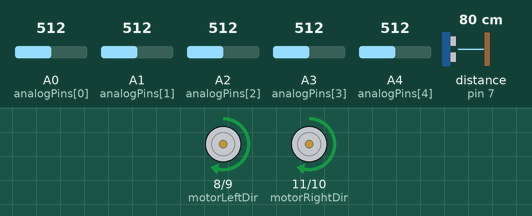
Recording of a sketch running on a simulated Arduino Uno, built with avr-gcc and run on an emulated ATmega328P. On the bench: direction and speed pins drawn as motors (green arrow = direction pin HIGH = forward, orange = LOW = backward, longer = more drive). Wiring (inferred from the names in the program): ultrasonic range finder: trigger pin 6; echo pin 7. The test bench sets the inputs (shaded band); at power-on: distance to the obstacle (sensor on pin 7) 80 cm, A0 (analogPins[0]) = 512, A4 (analogPins[4]) = 512, A1 (analogPins[1]) = 512, A2 (analogPins[2]) = 512, A3 (analogPins[3]) = 512. The echo pulse lasts 58.3 µs per cm.

Above: at 1.2 s.
1.3 s: distance to the obstacle (sensor on pin 7) set to 12 cm
2.8 s: distance to the obstacle (sensor on pin 7) set to 9 cm
At 3.7 s:
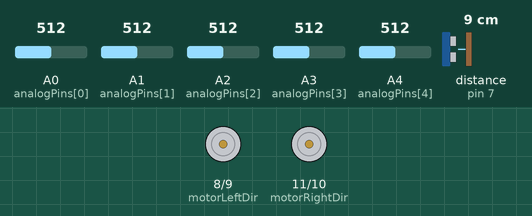
4.3 s: distance to the obstacle (sensor on pin 7) set to 18 cm
At 4.8 s:
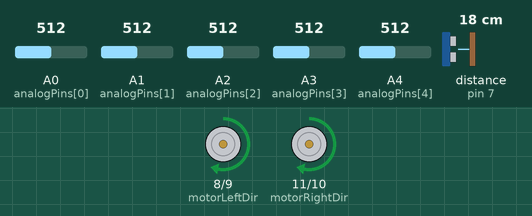
5.8 s: A0 (analogPins[0]) set to 716
At 6.3 s:
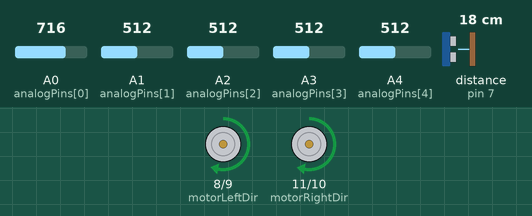
7.3 s: A4 (analogPins[4]) set to 716
At 8.1 s:
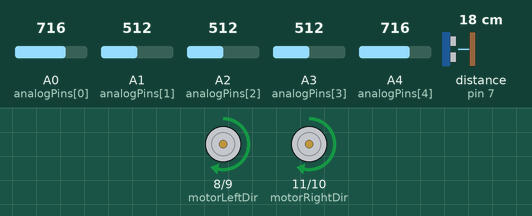
8.8 s: distance to the obstacle (sensor on pin 7) set to 2 cm
At 9.4 s:
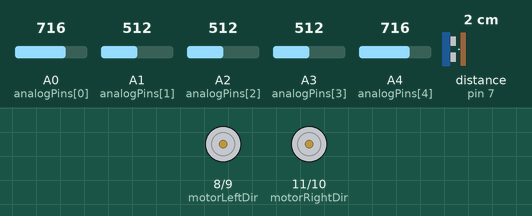
Timing chart, 0 to 11.3 s (numbered marks = the images above; inputs shaded):
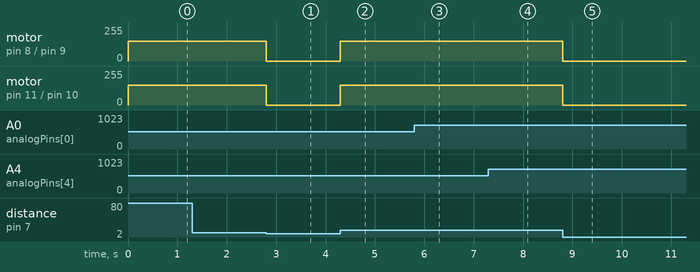

The sketch:

main-pd.ino
```cpp
// Constants
const int numSensors = 5;
const int analogPins[numSensors] = {A0, A1, A2, A3, A4}; // Sensor pins
const int sonarTrig = 6; // Sonar trigger pin
const int sonarEcho = 7; // Sonar echo pin
const int motorLeftPWM = 9; // Left motor PWM pin
const int motorRightPWM = 10; // Right motor PWM pin
const int motorLeftDir = 8; // Left motor direction pin
const int motorRightDir = 11; // Right motor direction pin

// PD Controller Parameters
float Kp = 1.0; // Proportional gain
float Kd = 0.5; // Derivative gain
float previousError = 0.0;

// Other Variables
int sensorValues[numSensors] = {0};
int sensorWeights[numSensors] = {-2, -1, 0, 1, 2}; // Weight values
float linePosition = 0.0;
float error = 0.0;
float PD_output = 0.0;

void setup() {
  // Initialize pins
  pinMode(sonarTrig, OUTPUT);
  pinMode(sonarEcho, INPUT);
  pinMode(motorLeftPWM, OUTPUT);
  pinMode(motorRightPWM, OUTPUT);
  pinMode(motorLeftDir, OUTPUT);
  pinMode(motorRightDir, OUTPUT);
  Serial.begin(9600);
}

void loop() {
  // Step 1: Read Sensor Values
  for (int i = 0; i < numSensors; i++) {
    sensorValues[i] = analogRead(analogPins[i]);
  }

  // Step 2: Calculate Line Position
  float weightedSum = 0;
  float sum = 0;
  for (int i = 0; i < numSensors; i++) {
    weightedSum += sensorValues[i] * sensorWeights[i];
    sum += sensorValues[i];
  }
  linePosition = sum > 0 ? weightedSum / sum : 0; // Prevent division by zero

  // Step 3: PD Control Calculation
  error = linePosition; // Error is the current line position
  float derivative = error - previousError; // Rate of change of error
  PD_output = (Kp * error) + (Kd * derivative);
  previousError = error; // Update for next loop

  // Step 4: Obstacle Detection with Sonar
  float distance = measureDistance();
  if (distance < 10) { // Stop if obstacle detected within 10 cm
    stopMotors();
    return;
  }

  // Step 5: Motor Speed Adjustment
  int baseSpeed = 150; // Base motor speed (adjust as needed)
  int leftMotorSpeed = constrain(baseSpeed - PD_output, 0, 255);
  int rightMotorSpeed = constrain(baseSpeed + PD_output, 0, 255);

  setMotorSpeed(leftMotorSpeed, rightMotorSpeed);

  delay(10); // Small delay for stability
}

// Function to measure distance using the sonar sensor
float measureDistance() {
  digitalWrite(sonarTrig, LOW);
  delayMicroseconds(2);
  digitalWrite(sonarTrig, HIGH);
  delayMicroseconds(10);
  digitalWrite(sonarTrig, LOW);
  long duration = pulseIn(sonarEcho, HIGH);
  float distance = duration * 0.034 / 2; // Convert to cm
  return distance;
}

// Function to set motor speeds
void setMotorSpeed(int leftSpeed, int rightSpeed) {
  analogWrite(motorLeftPWM, leftSpeed);
  analogWrite(motorRightPWM, rightSpeed);
  digitalWrite(motorLeftDir, leftSpeed > 0 ? HIGH : LOW);
  digitalWrite(motorRightDir, rightSpeed > 0 ? HIGH : LOW);
}

// Function to stop the motors
void stopMotors() {
  analogWrite(motorLeftPWM, 0);
  analogWrite(motorRightPWM, 0);
}
```

Measured:
- the behaviour switches between 11 and 10 cm on distance to the obstacle (sensor on pin 7) (found by bisection; images 0 and 1)
- after the input at 1.3 s, every drawn part: stays the same
- after the input at 2.8 s, motor on pin 8 (motorLeftDir) / pin 9 (motorLeftPWM), motor on pin 11 (motorRightDir) / pin 10 (motorRightPWM): forward 150/255 → stopped at once
- after the input at 4.3 s, motor on pin 8 (motorLeftDir) / pin 9 (motorLeftPWM), motor on pin 11 (motorRightDir) / pin 10 (motorRightPWM): stopped → forward 150/255 at once
- after the input at 5.8 s, motor on pin 11 (motorRightDir) / pin 10 (motorRightPWM): forward 150/255 → forward 149/255 at once
- after the input at 7.3 s, motor on pin 8 (motorLeftDir) / pin 9 (motorLeftPWM): forward 150/255 → forward 149/255 at once, → forward 150/255 0.01 s later; motor on pin 11 (motorRightDir) / pin 10 (motorRightPWM): forward 149/255 → forward 150/255 at once
- after the input at 8.8 s, motor on pin 8 (motorLeftDir) / pin 9 (motorLeftPWM), motor on pin 11 (motorRightDir) / pin 10 (motorRightPWM): forward 150/255 → stopped at once
